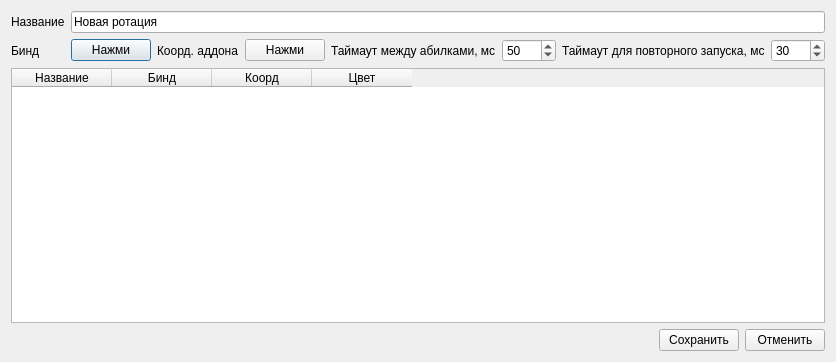
<?xml version="1.0" encoding="UTF-8"?>
<ui version="4.0">
 <class>Dialog</class>
 <widget class="QDialog" name="Dialog">
  <property name="geometry">
   <rect>
    <x>0</x>
    <y>0</y>
    <width>603</width>
    <height>362</height>
   </rect>
  </property>
  <property name="sizePolicy">
   <sizepolicy hsizetype="Preferred" vsizetype="Preferred">
    <horstretch>0</horstretch>
    <verstretch>0</verstretch>
   </sizepolicy>
  </property>
  <property name="windowTitle">
   <string>Ротация</string>
  </property>
  <layout class="QVBoxLayout" name="verticalLayout_2">
   <item>
    <layout class="QGridLayout" name="gid">
     <item row="1" column="0">
      <widget class="QLabel" name="label_2">
       <property name="text">
        <string>Бинд</string>
       </property>
      </widget>
     </item>
     <item row="1" column="7" colspan="2">
      <widget class="QSpinBox" name="globalTimeoutField">
       <property name="minimum">
        <number>1</number>
       </property>
       <property name="maximum">
        <number>1000</number>
       </property>
       <property name="value">
        <number>30</number>
       </property>
      </widget>
     </item>
     <item row="0" column="1" colspan="8">
      <widget class="QLineEdit" name="rotationNameTextField">
       <property name="text">
        <string>Новая ротация</string>
       </property>
       <property name="placeholderText">
        <string>Введите название новой ротации</string>
       </property>
      </widget>
     </item>
     <item row="1" column="1">
      <widget class="QPushButton" name="bindButton">
       <property name="text">
        <string>Нажми</string>
       </property>
      </widget>
     </item>
     <item row="1" column="5">
      <widget class="QSpinBox" name="abilityTimeoutField">
       <property name="minimum">
        <number>1</number>
       </property>
       <property name="maximum">
        <number>1000</number>
       </property>
       <property name="value">
        <number>50</number>
       </property>
      </widget>
     </item>
     <item row="1" column="4">
      <widget class="QLabel" name="label_3">
       <property name="text">
        <string>Таймаут между абилками, мс</string>
       </property>
      </widget>
     </item>
     <item row="0" column="0">
      <widget class="QLabel" name="label">
       <property name="text">
        <string>Название</string>
       </property>
      </widget>
     </item>
     <item row="1" column="6">
      <widget class="QLabel" name="label_4">
       <property name="text">
        <string>Таймаут для повторного запуска, мс</string>
       </property>
      </widget>
     </item>
     <item row="1" column="2">
      <widget class="QLabel" name="label_5">
       <property name="text">
        <string>Коорд. аддона</string>
       </property>
      </widget>
     </item>
     <item row="1" column="3">
      <widget class="QPushButton" name="addonCoordsButton">
       <property name="text">
        <string>Нажми</string>
       </property>
      </widget>
     </item>
    </layout>
   </item>
   <item>
    <widget class="QTableWidget" name="abilityTable">
     <property name="contextMenuPolicy">
      <enum>Qt::CustomContextMenu</enum>
     </property>
     <attribute name="verticalHeaderVisible">
      <bool>true</bool>
     </attribute>
     <column>
      <property name="text">
       <string>Название</string>
      </property>
     </column>
     <column>
      <property name="text">
       <string>Бинд</string>
      </property>
     </column>
     <column>
      <property name="text">
       <string>Коорд</string>
      </property>
     </column>
     <column>
      <property name="text">
       <string>Цвет</string>
      </property>
     </column>
    </widget>
   </item>
   <item>
    <layout class="QHBoxLayout" name="horizontalLayout">
     <item>
      <spacer name="horizontalSpacer">
       <property name="orientation">
        <enum>Qt::Horizontal</enum>
       </property>
       <property name="sizeHint" stdset="0">
        <size>
         <width>40</width>
         <height>20</height>
        </size>
       </property>
      </spacer>
     </item>
     <item>
      <widget class="QPushButton" name="saveButton">
       <property name="text">
        <string>Сохранить</string>
       </property>
      </widget>
     </item>
     <item>
      <widget class="QPushButton" name="cancelButton">
       <property name="text">
        <string>Отменить</string>
       </property>
      </widget>
     </item>
    </layout>
   </item>
  </layout>
 </widget>
 <tabstops>
  <tabstop>rotationNameTextField</tabstop>
  <tabstop>abilityTimeoutField</tabstop>
  <tabstop>globalTimeoutField</tabstop>
  <tabstop>saveButton</tabstop>
  <tabstop>cancelButton</tabstop>
 </tabstops>
 <resources/>
 <connections/>
</ui>
